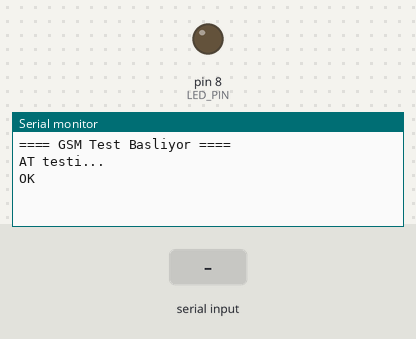
A sketch run on a simulated Arduino Uno, built with avr-gcc and run on an emulated ATmega328P. Shown: output pins drawn as LEDs (lit = HIGH), the last lines printed to the serial monitor. The inputs (shaded band) are chosen by the test bench. The modem accepts every AT command (registered, SIM ready, sends succeed) and sends nothing else.

Above: at 2.8 s.
2.9 s: "LEDAC\n" received over the second serial link
At 3.3 s:
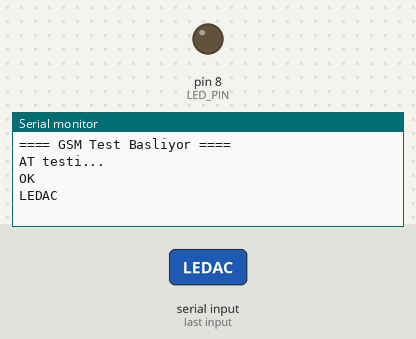
5.5 s: "RING\n" received over the second serial link
At 5.9 s:
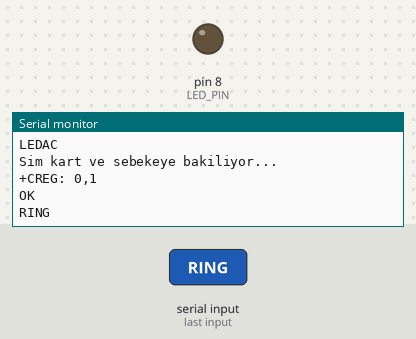
7.5 s: "1\n" received over the second serial link
At 7.9 s:
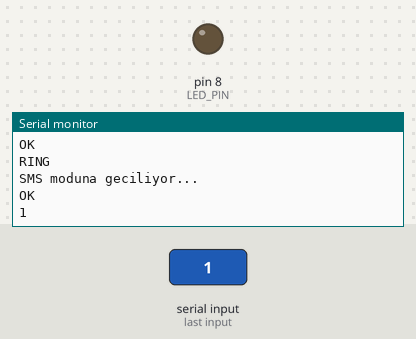

Measured:
- after the input at 2.9 s, the serial monitor: prints a new line at once (image 1)
- after the input at 5.5 s, the serial monitor: prints a new line at once (image 2)
- after the input at 7.5 s, the serial monitor: prints a new line at once (image 3)

The sketch:

LEDACYOKALLOK.ino
```cpp
#include <SoftwareSerial.h>

#define GSM_RX 4
#define GSM_TX 5
#define LED_PIN 8
#define PHONE_NUMBER "+905416932009" // SMS ve arama numaran
#define SMS_TEXT "Sistem calisiyor!" // Gönderilecek SMS

SoftwareSerial gsm(GSM_RX, GSM_TX);

void setup() {
  Serial.begin(9600);
  gsm.begin(9600);
  pinMode(LED_PIN, OUTPUT);

  Serial.println("==== GSM Test Basliyor ====");
  delay(2000);

  // 1️⃣ AT testi
  Serial.println("AT testi...");
  sendCommand("AT", 2000);

  // 2️⃣ Şebeke kontrolü
  Serial.println("Sim kart ve sebekeye bakiliyor...");
  sendCommand("AT+CREG?", 2000);

  // 3️⃣ SMS moduna geç
  Serial.println("SMS moduna geciliyor...");
  sendCommand("AT+CMGF=1", 2000);

  // 4️⃣ SMS gönder
  Serial.println("SMS gonderiliyor...");
  gsm.print("AT+CMGS=\"");
  gsm.print(PHONE_NUMBER);
  gsm.println("\"");
  delay(500);
  gsm.print(SMS_TEXT);
  delay(500);
  gsm.write(26); // CTRL+Z
  delay(5000);
  readResponse();

  // 5️⃣ Arama yap
  Serial.println("Arama yapiliyor...");
  gsm.print("ATD");
  gsm.print(PHONE_NUMBER);
  gsm.println(";");
  delay(15000);
  gsm.println("ATH"); // Aramayı kapat
  readResponse();

  Serial.println("==== GSM Test Tamamlandi ====");
}

void loop() {
  // Seri monitörden gelen komutlar
  if (Serial.available()) {
    String cmd = Serial.readStringUntil('\n');
    cmd.trim();
    if (cmd == "LEDAC") {
      digitalWrite(LED_PIN, HIGH);
      delay(10000);
      digitalWrite(LED_PIN, LOW);
      Serial.println("LED 5 saniye yandi.");
    } else {
      gsm.println(cmd); // diğer komutlar GSM’e
    }
  }

  // GSM’den gelen verileri seri monitöre yaz
  if (gsm.available()) {
    String resp = gsm.readString();
    Serial.print(resp);

    // Gelen aramayı yakala
    if (resp.indexOf("RING") != -1) {
      Serial.println("Gelen arama algilandi, cevap veriliyor...");
      gsm.println("ATA"); // Cevapla
      delay(20000);        // 20 saniye konuş
      gsm.println("ATH");  // Kapat
      Serial.println("Arama kapatildi.");
    }
  }
}

// Fonksiyon: AT komutunu gönder ve yanıtı oku
void sendCommand(String cmd, unsigned long timeout) {
  gsm.println(cmd);
  unsigned long start = millis();
  while (millis() - start < timeout) {
    if (gsm.available()) {
      Serial.write(gsm.read());
    }
  }
}

// Fonksiyon: GSM’den gelen tüm yanıtları oku
void readResponse() {
  delay(500);
  while (gsm.available()) {
    Serial.write(gsm.read());
  }
}
```
